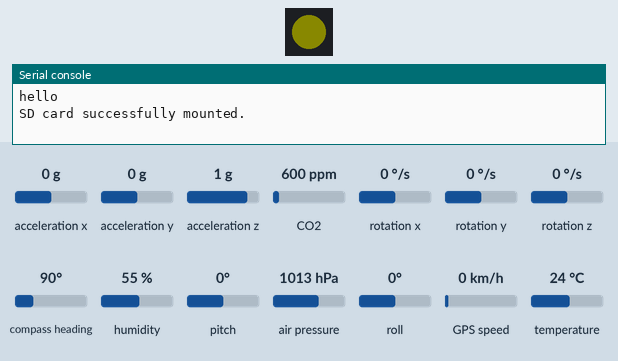
Bench run of a program on a simulated CircuitPython board. Shown: 1 RGB LEDs in strip order, left to right, the last lines printed to the serial console. The test bench sets the inputs (shaded band); at power-on: acceleration x 0 g, acceleration y 0 g, acceleration z 1 g, CO2 600 ppm, rotation x 0 °/s, rotation y 0 °/s, rotation z 0 °/s, compass heading 90°, humidity 55 %, pitch 0°, air pressure 1013 hPa, roll 0°, GPS speed 0 km/h, temperature 24 °C. Dim RGB values are drawn brighter than linear; files the program writes start out absent; the GPS gets a fix after 3 s at 37.7749, -122.4194 with 8 satellites; no radio messages arrive unless stated (any console line starting 'radio sent:' is added by the test bench); the modem accepts every AT command (registered, SIM ready, sends succeed) and sends nothing else; files that are not in the repository are absent.

Above: at 0.1 s.
At 0.8 s:
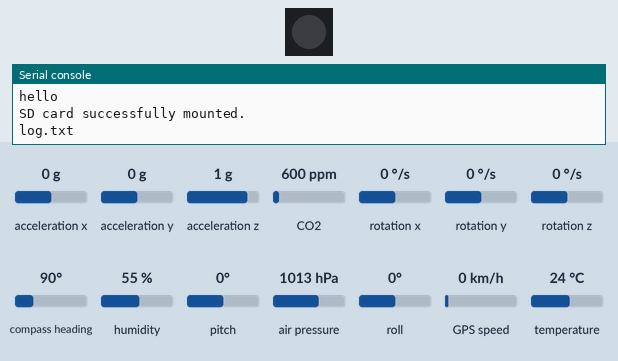
At 13.6 s:
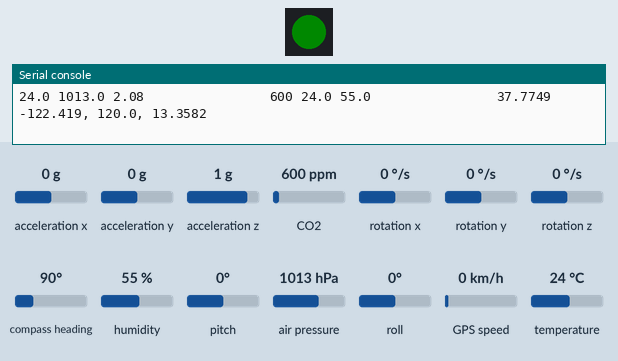
At 30.6 s:
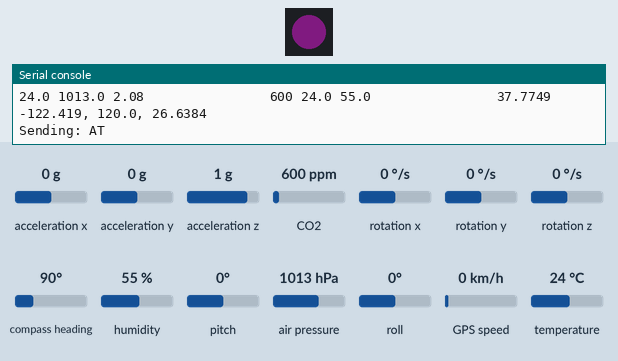
Timing chart, 0 to 32.1 s (numbered marks = the images above):
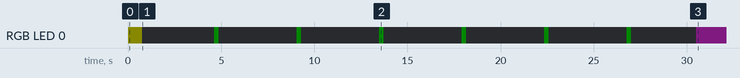

Measured:
- by itself, RGB LED 0: off → RGB(10, 10, 0) at 0.00 s, → off 0.75 s later, → RGB(0, 10, 0) 3.9 s later, → off 0.25 s later, … (15 changes in this stretch)

The program:

code.py
```python
import time
import board
import digitalio
import busio


import neopixel

from rockBlock import rockBlock
from I2Csensors import BMP280,SCD41, GPS, BNO055
from mount_sd import SDCardHandler
import adafruit_rfm9x


print('hello')
#==================Debug lights ====================
pixel = neopixel.NeoPixel(board.NEOPIXEL, 1)
def lightGo(color, wait=0.25):
    if color == 'green':
        pixel[0] = (0, 10, 0)  # Green
    if color == 'purple':
        pixel[0] = (10, 0, 10)
    if color == 'orange':
        pixel[0] = (10, 10, 0)
    if color == 'blue':
        pixel[0] = (0, 0, 10)
    time.sleep(wait)  # Wait half a second
    pixel[0] = (0, 0, 0)  # Off

def HoldOn():
    pixel[0] = (5, 1, 5)  # Off

def HoldOff():
    pixel[0] = (0, 0, 0)  # Off

#================ Setup boards =======================
# ------ SPI chain ---
spi = busio.SPI(board.SCK, MOSI=board.MOSI, MISO=board.MISO)
# ==================== LoRa RFM9x setup ====================
RADIO_FREQ_MHZ = 915.0
CS = digitalio.DigitalInOut(board.D5)
RESET = digitalio.DigitalInOut(board.D6)
rfm9x = adafruit_rfm9x.RFM9x(spi, CS, RESET, RADIO_FREQ_MHZ)
rfm9x.tx_power = 23
# ----- SD card ------
sdcard = SDCardHandler(spi)
lightGo('orange', 0.5)
filename = sdcard.newFile()
print(filename)
# ----- I2C Chain------
i2c = board.I2C()
bmp280 = BMP280(i2c)
BNO = BNO055(i2c)
scd = SCD41(i2c)
gps = GPS(i2c)
# ----- RockBlock ------
rock = rockBlock()

# ============== Time blocks ========================
SD_interval = 4
Rock_interval = 30
last_SD_card_time = time.monotonic()
last_Rock_time = time.monotonic()
timeout_dur = 5

# ============= Miscellanous =====================
data = 'no data recorded yet'

last_rock_code = 'NA'

# What digit place to round to
acc = 2

# ============== Loop commands ===================
lightGo('orange')
while True:
    curr_time = time.monotonic() # Update curr time
    # Fill in SD card @ every ____ time
    if curr_time - last_SD_card_time >= SD_interval:
        bmp280.sensor_read()
        scd_data = scd.sensor_read()
        gps.sensor_read()
        bno_data = BNO.sensor_read()
        # bmp280_temp, bmp280_pressure, bmp280_alt, scd_co2, scd_temp, scd_humidity, gps_lat, gps_long, gps_alt, curr_time
        data = (f"{round(bmp280.temp, acc)} {round(bmp280.pressure, acc)} {round(bmp280.alt, acc)}\
                {round(scd.co2, acc)} {round(scd.temp, acc)} {round(scd.humidity, acc)}\
                {gps.lat} {gps.long}, {gps.alt }, {curr_time}")

        print(data)
        sdcard.logsd(data, filename)
        time.sleep(0.05)
        sdcard.logsd(bno_data, filename)
        time.sleep(0.05)
        lightGo('green')
        if last_rock_code:
            rfm9x.send(bytes(data + ' ' + last_rock_code, "utf-8"))
        last_SD_card_time = time.monotonic()
    # Attempt to send via rockblock here
    if curr_time - last_Rock_time >= Rock_interval:
        HoldOn()
        try:
            rock.attempt_send(data)
            HoldOff()
            last_rock_code = str(rock.lastCode)
            lightGo('blue', 1)
        except Exception as e:
            if rock.lastCode is None:
                last_rock_code = 'FA'
            else:
                last_rock_code = str(rock.lastCode)
            print('send message failed')
        HoldOff()
        last_Rock_time = time.monotonic()
```

rockBlock.py
```python
import time
import board
import busio

class rockBlock:
    def __init__(self):
        self.count = 600
        # Initialize UART
        uart = busio.UART(board.TX, board.RX, baudrate=19200, timeout=1)
        #uart = board.UART()
        uart.baudrate = 19200
        self.uart = uart
        self.lastCode = None

    def send_at_command(self, command, wait_time=2):
        """
        Send an AT command to the RockBLOCK and wait for a response.

        :param command: The AT command to send (string).
        :param wait_time: Time to wait for a response in seconds.
        :return: Response from the RockBLOCK.
        """
        print(f"Sending: {command}")
        self.uart.write((command + '\r').encode('utf-8'))  # Send command with carriage return
        time.sleep(wait_time)  # Wait for response
        response = self.uart.read(256)  # Read up to 256 bytes from UART
        if response:
            return response.decode('utf-8', 'ignore')
        else:
            return None
    def attempt_send(self, message):
        # Basic AT command to verify communication
        response = self.send_at_command("AT")
        print(f"Response: {response}")

        # Check signal quality
        response = self.send_at_command("AT+CSQ")
        print(f"Signal Quality: {response}")

        # Send a short burst data message
        self.send_at_command("AT+SBDD0")  # Clear the message buffer
        response = self.send_at_command(f"AT+SBDWT={message}")
        print(f"Write Message Response: {response}")

        # Initiate a satellite session
        response = self.send_at_command("AT+SBDIX", wait_time=30)  # Satellite session may take longer
        print(f"Satellite Transfer Response: {response}")
        self.lastCode = response
        print(f'bruh {self.lastCode}')

        # Done
        print("Done.")
```

I2Csensors.py
```python
import time
import board
import adafruit_bmp280
import adafruit_bno055
import adafruit_scd4x
import adafruit_gps

class BMP280:
    def __init__(self, i2c):
       self.bmp280 = adafruit_bmp280.Adafruit_BMP280_I2C(i2c)
       self.bmp280.sea_level_pressure = 1013.25
       self.temp = 0
       self.pressure = 0
       self.alt = 0

    def sensor_read(self):
        try:
            self.temp = self.bmp280.temperature
            self.pressure = self.bmp280.pressure
            self.alt = self.bmp280.altitude
        except Exception as e:
            self.temp = 0
            self.pressure = 0
            self.alt = 0

class BNO055:
    def __init__(self, i2c):
        self.sensor = adafruit_bno055.BNO055_I2C(i2c)
        self.last_val = 0xFFFF

    def temperature(self):
        global last_val  # pylint: disable=global-statement
        result = sensor.temperature
        if abs(result - last_val) == 128:
            result = sensor.temperature
            if abs(result - last_val) == 128:
                return 0b00111111 & result
        last_val = result
        return result

    def sensor_read(self):
        return "\n".join([
            "Temperature: {} degrees C".format(self.sensor.temperature),
            "Accelerometer (m/s^2): {}".format(self.sensor.acceleration),
            "Magnetometer (microteslas): {}".format(self.sensor.magnetic),
            "Gyroscope (rad/sec): {}".format(self.sensor.gyro),
            "Euler angle: {}".format(self.sensor.euler),
            "Quaternion: {}".format(self.sensor.quaternion),
            "Linear acceleration (m/s^2): {}".format(self.sensor.linear_acceleration),
            "Gravity (m/s^2): {}".format(self.sensor.gravity)
        ])


class SCD41:
    def __init__(self, i2c):
        self.scd4x = adafruit_scd4x.SCD4X(i2c)
        self.scd4x.start_periodic_measurement()
        self.co2 = 0
        self.temp = 0
        self.humidity = 0

    def sensor_read(self):
        if self.scd4x.data_ready:
            try:
                self.co2 = self.scd4x.CO2
                self.temp = self.scd4x.temperature
                self.humidity = self.scd4x.relative_humidity

            except Exception as e:
                self.temp = 0
                self.pressure = 0
                self.alt = 0
        else:
            self.temp = 0
            self.pressure = 0
            self.alt = 0

class GPS:
    def __init__(self, i2c):
        self.gps = adafruit_gps.GPS_GtopI2C(i2c)
        self.gps.send_command(b"PMTK314,0,1,0,1,0,0,0,0,0,0,0,0,0,0,0,0,0,0,0")
        self.gps.send_command(b"PMTK220,1000")

        self.lat = 0
        self.long = 0
        self.alt = 0

    def sensor_read(self):
        self.gps.update()

        # Check if there is a fix and the data is valid
        if not self.gps.has_fix:
            #print("Waiting for fix...")
            self.lat = 0
            self.long = 0
            self.alt = 0
            self.speed_kmh = 0
            self.satellites = 0
            return None

        # Read latitude, longitude, altitude, speed, and number of satellites
        latitude = self.gps.latitude
        longitude = self.gps.longitude
        altitude = self.gps.altitude_m  # Altitude in meters
        speed = self.gps.speed_knots    # Speed in knots
        satellites = self.gps.satellites  # Number of satellites in view

        # Convert speed to km/h
        speed_kmh = speed * 1.852 if speed is not None else 0

        # Store values if they are valid
        if latitude is not None and longitude is not None:
            self.lat = latitude
            self.long = longitude
            self.alt = altitude if altitude is not None else 0
            self.speed_kmh = speed_kmh
            self.satellites = satellites if satellites is not None else 0
        else:
            self.lat = 0
            self.long = 0
            self.alt = 0
            self.speed_kmh = 0
            self.satellites = 0
```

mount_sd.py
```python
import board
import busio
import sdcardio
import storage

class SDCardHandler:
    def __init__(self, spi, cs_pin=board.D10):
        # Set up SPI and CS pin
        self.spi = spi
        self.cs = cs_pin
        self.sdcard = None
        self.mounted = False

        # Initialize and mount the SD card
        self._initialize_sd()


    def _initialize_sd(self):
        try:
            # Initialize SD card and mount it
            self.sdcard = sdcardio.SDCard(self.spi, self.cs)
            vfs = storage.VfsFat(self.sdcard)
            storage.mount(vfs, "/sd")
            print("SD card successfully mounted.")
            self.mounted = True
        except OSError as e:
            print("Failed to mount SD card:", e)
            self.mounted = False

    def write(self, filename, data):
        if not self.mounted:
            print("SD card is not mounted.")
            return
        try:
            with open(f"/sd/{filename}", "a") as file:  # Open in append mode
                file.write(data + "\n")
                #print(f"Data written to {filename}")
        except OSError as e:
            print(f"Failed to write to {filename}:", e)

    def read(self, filename):
        if not self.mounted:
            print("SD card is not mounted.")
            return
        try:
            with open(f"/sd/{filename}", "r") as file:  # Open in read mode
                content = file.read()
                #print(f"Data read from {filename}:")
                #print(content)
                return content
        except OSError as e:
            print(f"Failed to read from {filename}:", e)
            return None

    def file_exists(self, filename):
        """Check if a file exists on the SD card."""
        if not self.mounted:
            print("SD card is not mounted.")
            return False
        try:
            with open(f"/sd/{filename}", "r"):
                return True
        except OSError:
            return False

    def newFile(self):
        count = 0
        filename = 'log.txt'
        while self.file_exists(filename):
            count += 1
            filename = 'test_log' + str(count) + '.txt'
        return filename
    # Logsd:
    def logsd(self, data, filename):
        self.write(filename, str(data))
```
